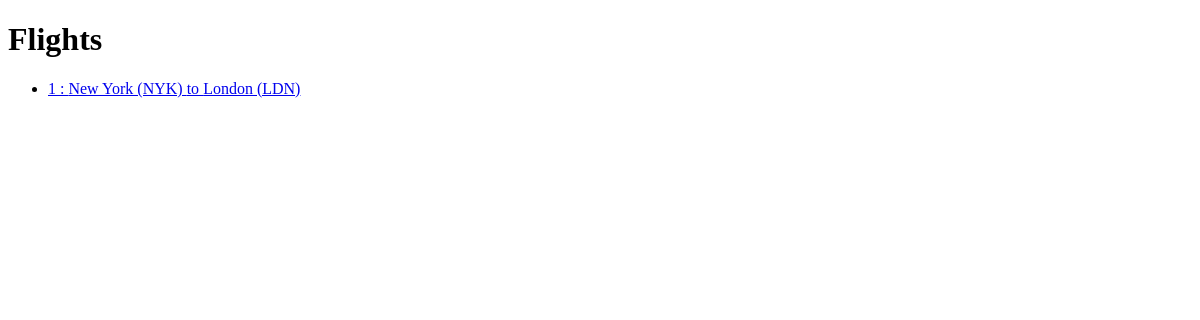
Before: /flights/ with the older database file.
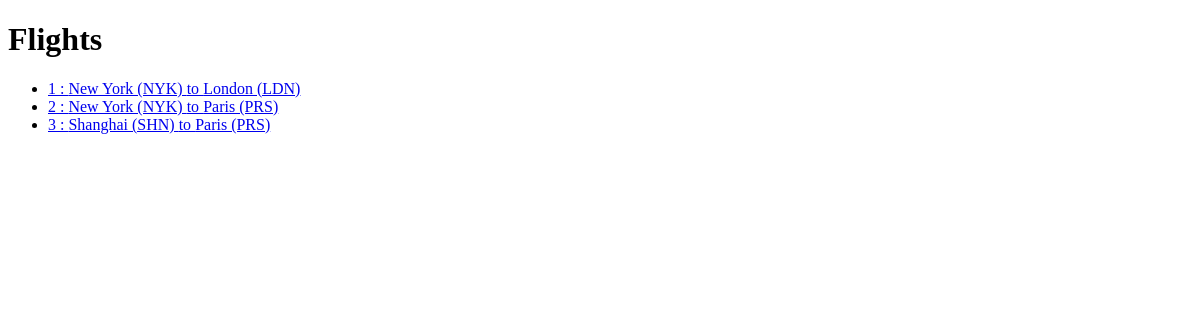
After: the same page with the newer database file.
### flights/models.py (models this page shows, shortened)
class Flight(models.Model):
    origin = models.ForeignKey(Airport, on_delete = models.CASCADE, related_name="departures")
    destination = models.ForeignKey(Airport, on_delete = models.CASCADE, related_name="arrivals")
    duration = models.IntegerField()

class Airport(models.Model):
    city = models.CharField(max_length = 64)
    code = models.CharField(max_length = 3)
    def __str__(self):
        return f"{self.city} ({self.code})"

### flights/views.py (the view)
# urls.py: path("", views.index, name = "index"),
def index(request):
    return render(request, "flights/index.html",{
        "flights" : Flight.objects.all()
    })

### flights/templates/flights/index.html
{% extends "flights/layout.html" %}
{% block body %}
    <h1>Flights</h1>
    <ul>
        {% for flight in flights %}
            <li>
                <a href="{% url 'flight' flight.id %}">
                    {{ flight.id }} : {{ flight.origin }} to {{ flight.destination }}
                </a>
            </li>
        {% endfor %}
    </ul>
{% endblock %}

Changed rows visible on the page:
added Flight: id "2", origin "New York (NYK)", destination "Paris (PRS)"
added Flight: id "3", origin "Shanghai (SHN)", destination "Paris (PRS)"
